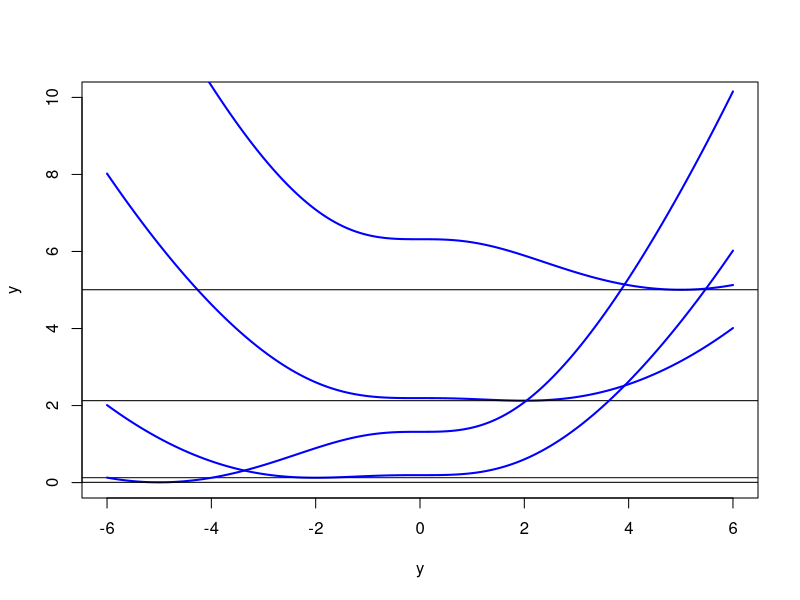
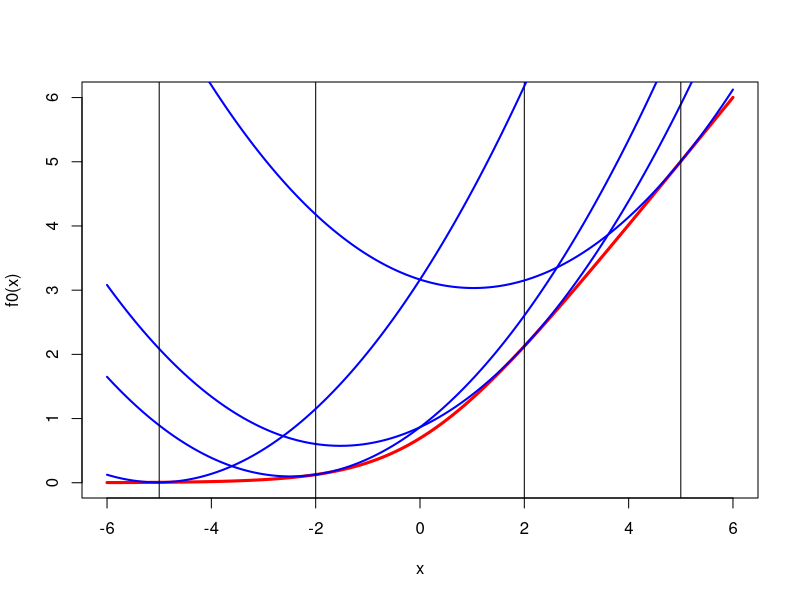
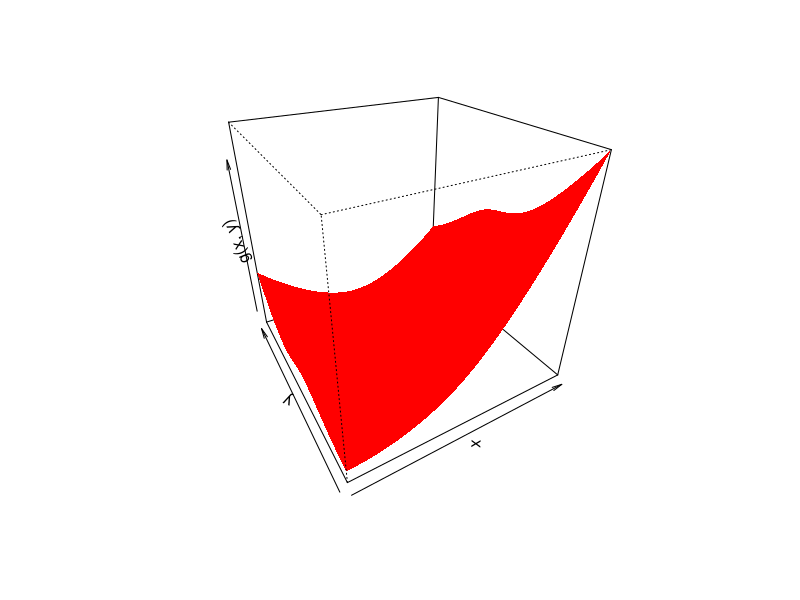

Recreate these plots in R, in order.
f0<-function (x) log(1+exp(x))

f1<-function (x) exp(x)/(1+exp(x))

g <-function (x, y) f0(y) + t(f1(y)*t(outer(x,y,"-")))+0.125*outer(x,y,"-")^2


png("gforx.png")
y <- seq(-6,6,length=500)
plot(y, y,type="n", xlim = c(-6,6),ylim = c(0,10))
lines(y,drop(g(2,y)),col="BLUE",lwd=2)
abline(h=f0(2))
lines(y,drop(g(-2,y)),col="BLUE",lwd=2)
abline(h=f0(-2))
lines(y,drop(g(-5,y)),col="BLUE",lwd=2)
abline(h=f0(-5))
lines(y,drop(g(5,y)),col="BLUE",lwd=2)
abline(h=f0(5))
dev.off()

png("gfory.png")
x <- seq(-6,6,length=500)
plot(x, f0(x), type="l", col="RED", lwd = 3)
lines(x,drop(g(x,2)),col="BLUE",lwd=2)
abline(v=2)
lines(x,drop(g(x,-2)),col="BLUE",lwd=2)
abline(v=-2)
lines(x,drop(g(x,-5)),col="BLUE",lwd=2)
abline(v=-5)
lines(x,drop(g(x,5)),col="BLUE",lwd=2)
abline(v=5)
dev.off()

png("perspg.png")
persp(x,y,g(x,y),col="RED",phi=30,theta=-30,border=NA)
dev.off()